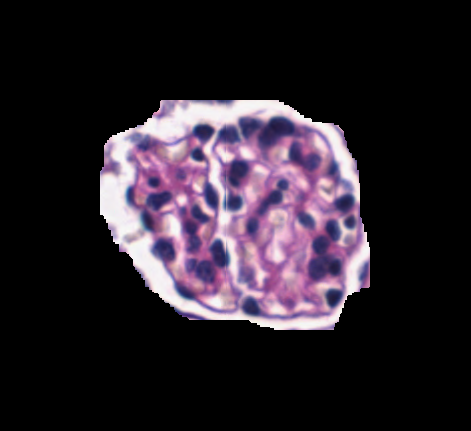
#> input picture Gloms/P44F_PAS_structure1_image1.png, 471 x 431 px; its folder holds only this picture in this run
$ jupyter execute --allow-errors R2.ipynb
#> lines starting #> are read from the running program, lines starting #| are printed output that depends on the picture; after the words box and inside, x2 and y2 are one past the last pixel; in counts of white or black regions, pixels touching at a corner belong together
[cell 1]
import matplotlib.pyplot as plt
import cv2
from patchify import patchify, unpatchify
from skimage.filters import threshold_otsu, gaussian
import skimage.io as io
import os
from skimage import io
import numpy as np
from skimage.color import rgb2hed, hed2rgb
from skimage.morphology import binary_closing, binary_opening, disk
from skimage.segmentation import watershed
from skimage.feature import peak_local_max
from skimage.measure import label
from scipy import ndimage as ndi
from skimage.measure import label, regionprops

# Specify the directory containing the images
image_dir = 'Gloms'

# List all files in the directory
image_files = [f for f in os.listdir(image_dir) if os.path.isfile(os.path.join(image_dir, f))]

# Initialize a list to store images
images = []
nuclei_each_glom = []
# Read each image
i=0
for file in image_files:
    i+=1
    file = 'P44F_PAS_structure1_image' + str(i) + '.png'
    # Construct full file path
    file_path = os.path.join(image_dir, file)
    # Read and append the image to the list
    img = io.imread(file_path)
#> img is the input picture: shape (431, 471, 3); mean R, G, B 42.4, 34.1, 43.2
    hed = rgb2hed(img)
#> hed: shape (431, 471, 3) float64; mean of channels 0, 1, 2 0.921, 0.00293, 0.668
    print(hed.shape)
#| (431, 471, 3)
    hematoxylin_channel = hed[:, :, 0]
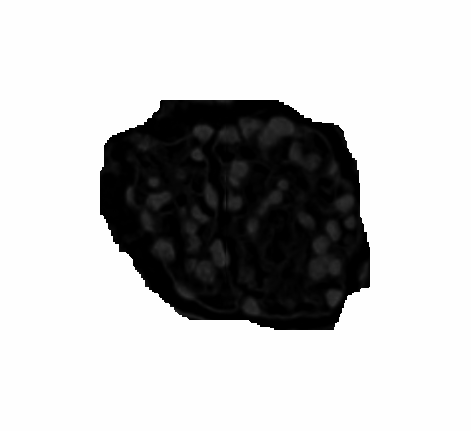
#> hematoxylin_channel: shape (431, 471) float64; min 0, max 1.21, mean 0.921; drawn with min black and max white
    image_array = hematoxylin_channel
    # plt.imshow(image_array, cmap = 'viridis' )
    # plt.show()
    all_channels = image_array[:, :]  # Adjust depending on the specific dimensions/order
    Hemo = all_channels
    thresh_value = threshold_otsu((Hemo))
#> thresh_value = 0.234
    binary_image = Hemo > thresh_value
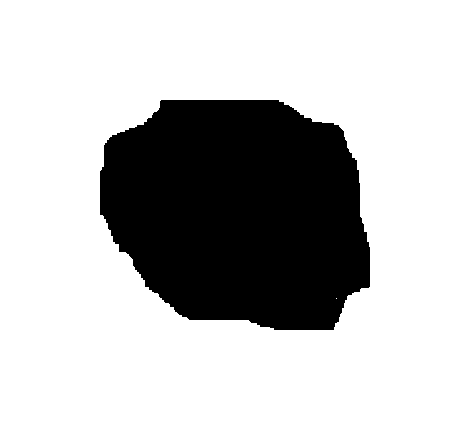
#> binary_image: shape (431, 471) bool; 75.2% white; 1 black region, box (x1, y1, x2, y2) and area: (100, 100, 370, 330) 50340
    # Create a structuring element: You can adjust the size of the disk for your specific needs
    selem = disk(2)  # Adjust the size (2) according to your needs
    # Apply Closing operation
    closed_img = binary_closing(binary_image, selem)
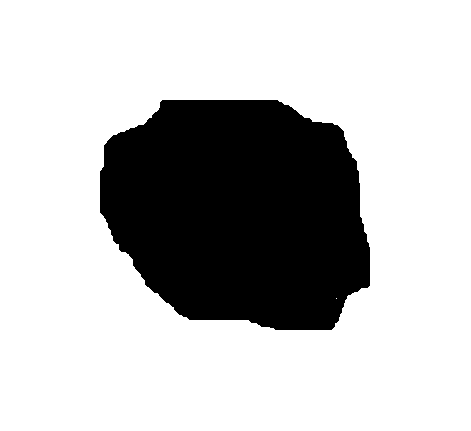
#> closed_img: shape (431, 471) bool; 75.2% white; 1 black region, box (x1, y1, x2, y2) and area: (100, 100, 370, 330) 50248
    # Apply Opening operation
    opened_img = binary_opening(closed_img, selem)
#> opened_img: shape (431, 471) bool; 75.2% white; 1 black region, box (x1, y1, x2, y2) and area: (100, 100, 370, 330) 50264
    distance = ndi.distance_transform_edt(opened_img)
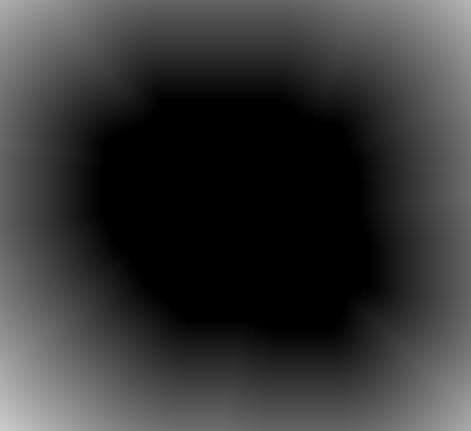
#> distance: shape (431, 471) float64; min 0, max 205.8, mean 54.4
    markers = label(distance)
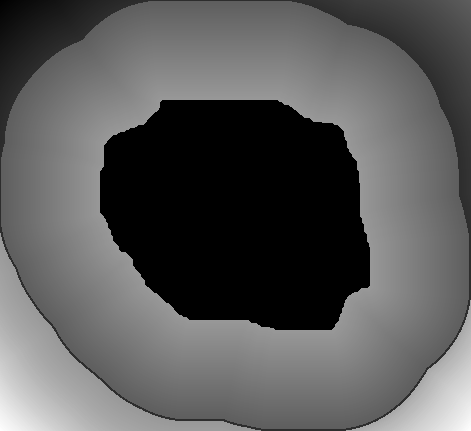
#> markers: shape (431, 471) int64; min 0, max 432, mean 152.4; drawn with min black and max white
    labels = watershed(-distance, markers, mask=opened_img)
    # print(binary_image.shape)
    output_image = np.zeros(binary_image.shape, dtype=np.uint8)

    # Fill the regions corresponding to the nuclei with white
    for region in regionprops(labels):
        coords = region.coords
        output_image[coords[:, 0], coords[:, 1]] = 255  # Color the nuclei white
#> this loop made 432 passes
#> coords on passes 1 to 2: [[0, 0]], [[0, 1], [1, 0]]
    print(np.unique(output_image))
#| [  0 255]
    # Save the output image with detected nuclei
    output_path = 'Glom_masks/'+ 'P44F_PAS_structure1_image' + str(i) + '.png'
    cv2.imwrite(output_path, output_image)
    # Count the number of detected nuclei
    nuclei_count = len(regionprops(labels))
#> nuclei_count = 432
    # print(f'Number of nuclei detected: {nuclei_count}')
    print(i)
    # Calculate the area of each nucleus
    nuclei_areas = [region.area for region in regionprops(labels)]
#> nuclei_areas = 432 values, max 1490 at index 169, min 1 at index 0, mean 353.6

    # Filter out nuclei with areas less than 10 pixels
    filtered_nuclei_areas = [area for area in nuclei_areas if area >= 1000]
#> filtered_nuclei_areas = 80 values, max 1490 at index 12, min 1001 at index 66, mean 1223.8

    # Calculate the number of nuclei after thresholding
    thresholded_nuclei_count = len(filtered_nuclei_areas)
#> thresholded_nuclei_count = 80
    print(f'Number of nuclei with area >= 40 pixels: {thresholded_nuclei_count}')
#| Number of nuclei with area >= 40 pixels: 80
    nuclei_each_glom.append(thresholded_nuclei_count)
    if i == 50:
        break
